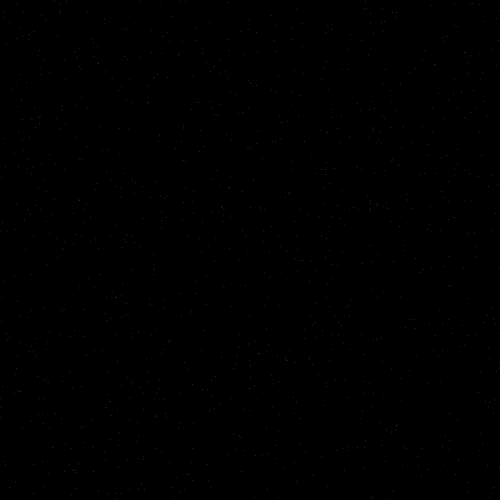
Frame 1 (no input)
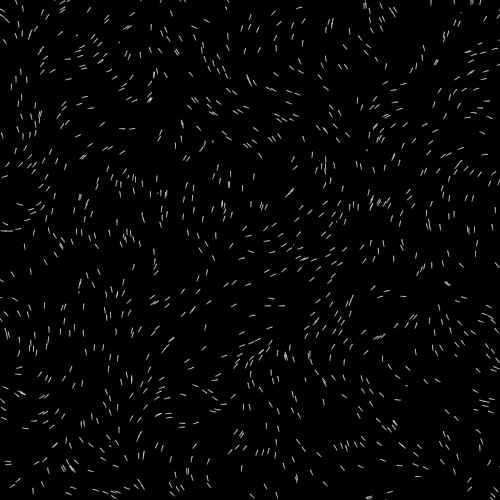
Frame 60 (no input)
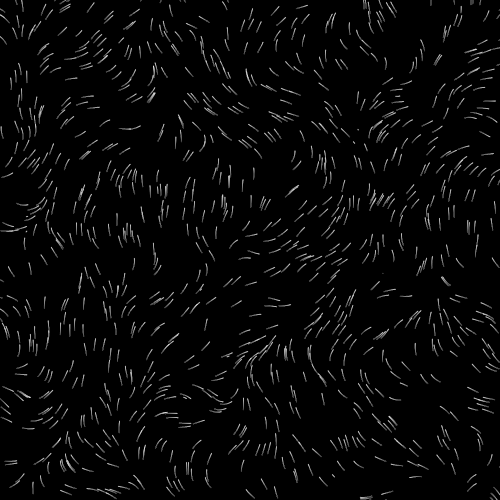
Frame 120 (the mouse pressed at the canvas centre since frame 60)

The p5.js sketch that drew these frames (run headless with seeded random() and noise() and a simulated clock; from frame 60 on, the mouse is pressed at the canvas centre):

// p5.js sketch
// ── sketch.js
let numWalkers, walker, noiseStrength, noiseScale

function setup() {
  createCanvas(500, 500)
  background(0)

  stroke(255, 50)
  numWalkers = 1000
  walkers = []

  noiseScale = 0.01
  noiseStrength = 0.1

  for(let i = 0; i < numWalkers; i += 1) {
    walkers[i] = {
      x: random(width),
      y: random(height)
    }
  }
}

function draw() {
  background(0, 2)

  update()
  for(let i = 0; i < numWalkers; i += 1){
    point(walkers[i].x, walkers[i].y) }
}

function update() {
  for(let i = 0; i < numWalkers; i += 1) {
    let angle = noise(walkers[i].x * noiseScale, walkers[i].y * noiseScale) * TWO_PI
    walkers[i].x += sin(angle) * noiseStrength
    walkers[i].y += cos(angle) * noiseStrength

    if((walkers[i].x > width) || 
       (walkers[i].x < 0) ||
       (walkers[i].y > height) ||
      (walkers[i].y < 0)) {
      walkers[i] = {
        x: random(width),
        y: random(height)
      }
    }
  }
}
